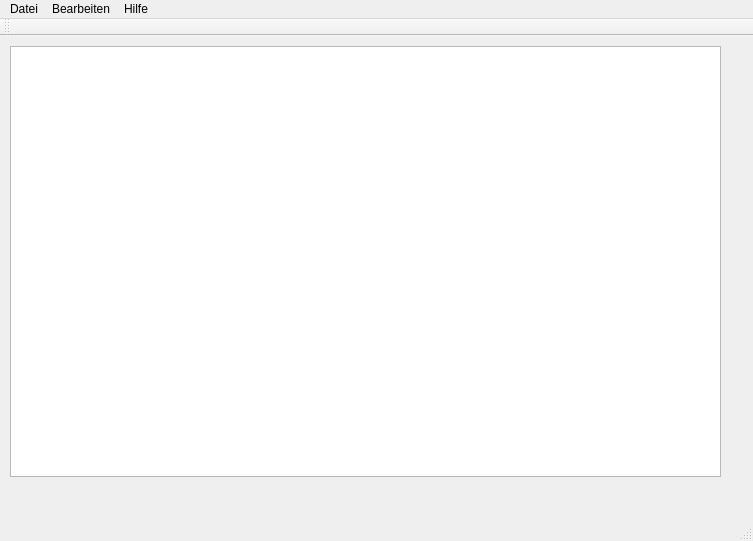
<?xml version="1.0" encoding="UTF-8"?>
<ui version="4.0">
 <class>MainWindow</class>
 <widget class="QMainWindow" name="MainWindow">
  <property name="geometry">
   <rect>
    <x>0</x>
    <y>0</y>
    <width>753</width>
    <height>541</height>
   </rect>
  </property>
  <property name="windowTitle">
   <string>MainWindow</string>
  </property>
  <widget class="QWidget" name="centralWidget">
   <widget class="QGraphicsView" name="graphicsView">
    <property name="geometry">
     <rect>
      <x>10</x>
      <y>10</y>
      <width>711</width>
      <height>431</height>
     </rect>
    </property>
   </widget>
  </widget>
  <widget class="QMenuBar" name="menuBar">
   <property name="geometry">
    <rect>
     <x>0</x>
     <y>0</y>
     <width>753</width>
     <height>21</height>
    </rect>
   </property>
   <widget class="QMenu" name="menuTrafficSim_GUI">
    <property name="title">
     <string>Datei</string>
    </property>
   </widget>
   <widget class="QMenu" name="menuBearbeiten">
    <property name="title">
     <string>Bearbeiten</string>
    </property>
   </widget>
   <widget class="QMenu" name="menuHilfe">
    <property name="title">
     <string>Hilfe</string>
    </property>
    <addaction name="action_ber_TrafficSim"/>
   </widget>
   <addaction name="menuTrafficSim_GUI"/>
   <addaction name="menuBearbeiten"/>
   <addaction name="menuHilfe"/>
  </widget>
  <widget class="QToolBar" name="mainToolBar">
   <attribute name="toolBarArea">
    <enum>TopToolBarArea</enum>
   </attribute>
   <attribute name="toolBarBreak">
    <bool>false</bool>
   </attribute>
  </widget>
  <widget class="QStatusBar" name="statusBar"/>
  <action name="action_ber_TrafficSim">
   <property name="text">
    <string>Über TrafficSim</string>
   </property>
  </action>
 </widget>
 <layoutdefault spacing="6" margin="11"/>
 <resources/>
 <connections/>
</ui>
